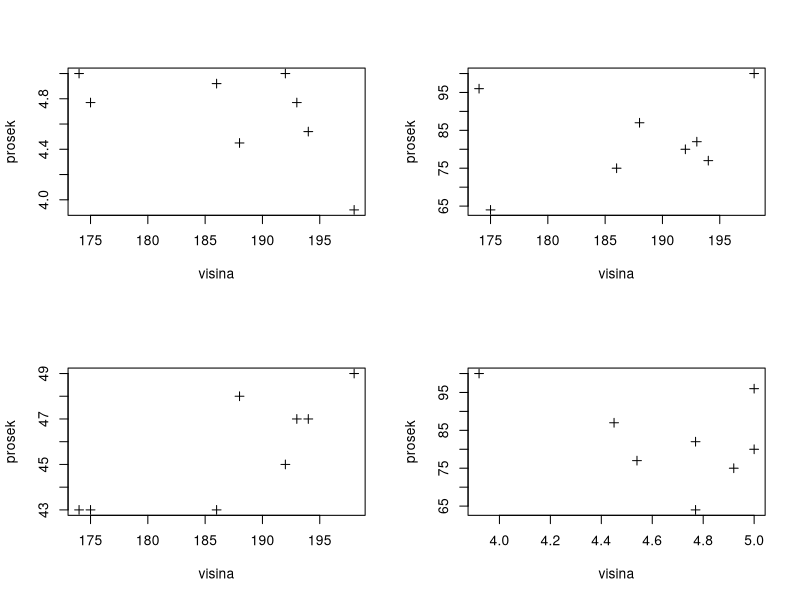

Recreate this plot in R.
nekaRandomF <- function(uslov, rezultat){
  Xprosek <- 0
  for (i in 1:length(uslov)){
  Xprosek <- Xprosek + uslov[i]
  }
  Xprosek <- Xprosek / length(uslov)
  Yprosek <- 0
  for (i in 1:length(rezultat)){
  Yprosek <- Yprosek + rezultat[i]
  }
  Yprosek <- Yprosek / length(rezultat)


  Sxy <- 0
  Sxx <- 0
  Syy <- 0

  for (i in 1:length(uslov)){
    Sxy <- Sxy + (uslov[i] - Xprosek) * (rezultat[i] - Yprosek)
    Sxx <- Sxx + (uslov[i] - Xprosek) * (uslov[i] - Xprosek)
    Syy <- Syy + (rezultat[i] - Yprosek) * (rezultat[i] - Yprosek)
  }

  r <- Sxy / sqrt(Sxx * Syy)
  print(r)
}

#Zubic
uslov <- c(192, 174, 194, 185, 196, 161, 181, 202, 186, 170, 192, 185,179, 187,167,200,197)
rezultat <- c(100, 70, 92, 88, 96, 59, 80, 90, 121, 59, 87, 82, 75,85, 67, 100,95)

#Zezelj
visina <- c(188, 175, 194, 174, 192, 186, 198, 193)
tezina <- c(87, 64, 77, 96, 80, 75, 100, 82)
velicinaCipela <- c(48, 43, 47, 43, 45, 43, 49, 47)
prosek <- c(4.45, 4.77, 4.54, 5.00, 5.00, 4.92, 3.92, 4.77)

nekaRandomF(visina, tezina)
nekaRandomF(visina, velicinaCipela)
nekaRandomF(visina, prosek)

par(mfrow=c(2,2))
plot(visina, prosek,ylab="prosek",xlab="visina",pch=3)
plot(visina, tezina,ylab="prosek",xlab="visina",pch=3)
plot(visina, velicinaCipela,ylab="prosek",xlab="visina",pch=3)
plot(prosek, tezina,ylab="prosek",xlab="visina",pch=3)
